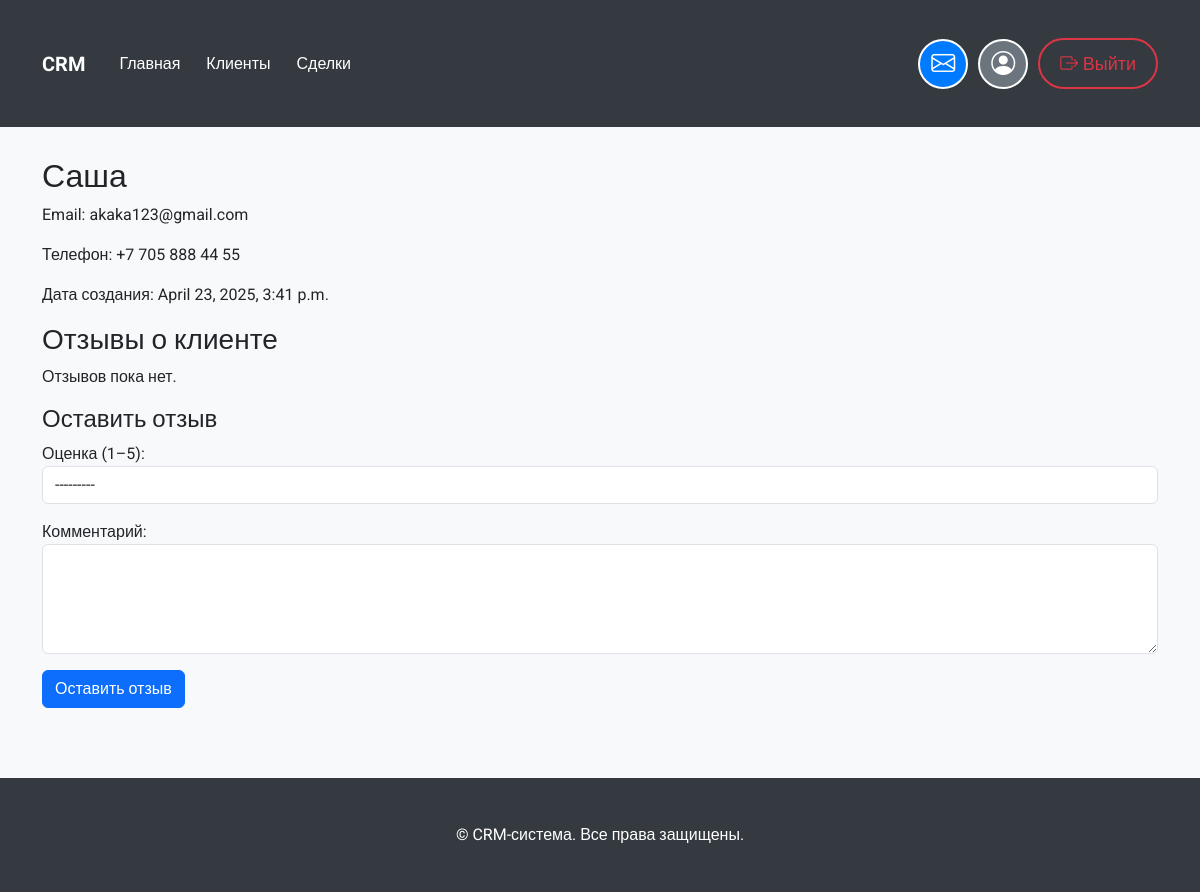
The page /client/2/ (signed in) on the database its author committed.
### crm/models.py (models this page shows, shortened)
class Client(models.Model):
    name = models.CharField(max_length=200, verbose_name=_('Client Name'))
    email = models.EmailField(unique=True, verbose_name=_('Email Address'))
    phone = models.CharField(max_length=20, verbose_name=_('Phone Number'))
    address = models.TextField(max_length=500, blank=True, null=True, verbose_name=_('Address'))
    created_at = models.DateTimeField(auto_now_add=True, verbose_name=_('Created At'))  # Автоматическое заполнение текущей даты и времени
    created_by = models.ForeignKey(
        settings.AUTH_USER_MODEL,  # Используем кастомную модель пользователя
        on_delete=models.SET_NULL,
        null=True,
        related_name='created_clients',
        verbose_name=_('Created By')
    )
    class Meta:
        verbose_name = _('Client')
        verbose_name_plural = _('Clients')
        ordering = ['-created_at']

### crm/views.py (the view)
# urls.py: path('client/<int:client_id>/', views.client_detail, name='client_detail'),
@login_required
def client_detail(request, client_id):
    client = get_object_or_404(Client, id=client_id)
    reviews = ClientReview.objects.filter(client=client).order_by('-created_at')  # Получаем все отзывы этого клиента
    review_form = ClientReviewForm()
    return render(request, 'crm/client_detail.html', {
        'client': client,
        'reviews': reviews,
        'review_form': review_form
    })

### crm/forms.py
class ClientReviewForm(forms.ModelForm):
    class Meta:
        model = ClientReview
        fields = ['rating', 'comment']
        widgets = {
            'rating': forms.Select(attrs={'class': 'form-control'}),
            'comment': forms.Textarea(attrs={'class': 'form-control', 'rows': 4}),
        }

### crm/templates/crm/client_detail.html (shortened to what this page needs)
{% extends 'base.html' %}
{% block content %}
  <h2>{{ client.name }}</h2>
  <p>Email: {{ client.email }}</p>
  <p>Телефон: {{ client.phone }}</p>
  <p>Дата создания: {{ client.created_at }}</p>
  <h3>Отзывы о клиенте</h3>
  {% if reviews %}
    <ul>
      {% for review in reviews %}
        <li>
          <strong>{{ review.user.username }}</strong> ({{ review.created_at }})
          <p>{{ review.comment }}</p>
          <p>Рейтинг: {{ review.rating }}★</p>
        </li>
      {% endfor %}
    </ul>
  {% else %}
    <p>Отзывов пока нет.</p>
  {% endif %}
  <h4>Оставить отзыв</h4>
  <form method="POST">
    {{ review_form.as_p }}
    <button type="submit" class="btn btn-primary">Оставить отзыв</button>
  </form>
{% endblock %}

### templates/base.html (style rules this page uses)
body { font-family: 'Roboto', sans-serif; background-color: #f8f9fa; }

### rows shown on the page
Client: name "Саша", email "akaka123@gmail.com", phone "+7 705 888 44 55", created_at "April 23, 2025, 3:41 p.m."
